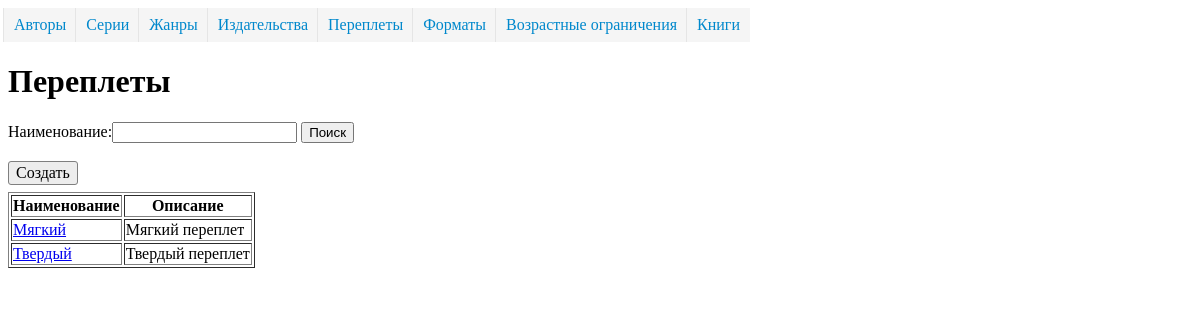
Before: /directory/binding/ with the older database file.
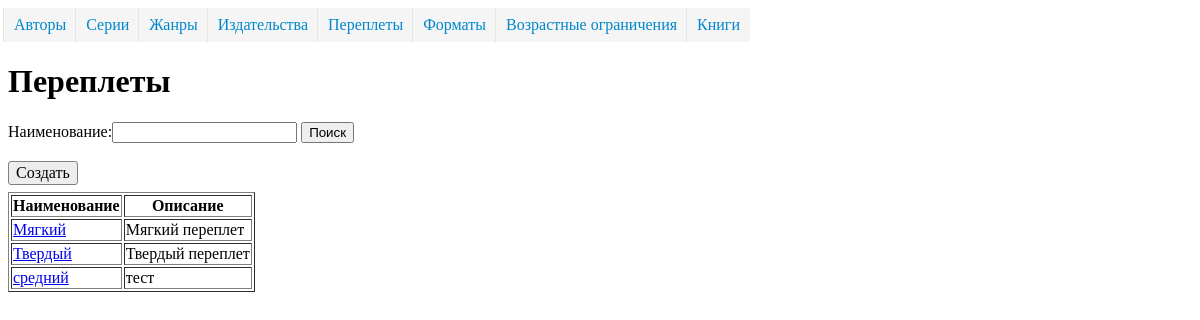
After: the same page with the newer database file.
### dimensionsapp/models.py (models this page shows, shortened)
class Dimension(models.Model):
    name = models.CharField("Наименование", max_length=50, unique=True)
    description = models.TextField("Описание", blank=True, )
    class Meta:
        abstract = True
        ordering = ['name']

class Binding(Dimension):
    class Meta(Dimension.Meta):
        verbose_name = 'переплет'
        verbose_name_plural = 'переплеты'

### dimensionsapp/views.py (the view)
class BindingListView(ListViewFilter):
    model = Binding
    extra_context = {'url_detail': 'binding_detail', }

### dimensionsapp/form.py
class SearchForm(forms.Form):
    search = forms.CharField(label='Наименование', required=False)

### dimensionsapp/views.py (called while the page is built)
    def get_context_data(self, *, object_list=None, **kwargs):
        context = super().get_context_data(**kwargs)
        if 'search' in self.request.GET:
            context['form'] = self.form({'search': self.request.GET['search']})
        else:
            context['form'] = self.form()
        return context

    def get_queryset(self):
        qs = super().get_queryset()
        if 'search' in self.request.GET and self.request.GET['search'] != '':
            name = self.request.GET['search']
            qs = qs.filter(name__istartswith=name)
        return qs

### templates/dimensionsapp/binding_list.html (shortened to what this page needs)
{% extends 'dimension_list.html' %}
{% block header %}
        <H1>Переплеты</H1>
{% endblock %}
{% block create_ankor%}{% url 'binding_create' %}{% endblock %}

### templates/dimension_list.html (shortened to what this page needs)
<!DOCTYPE html>
<html lang="ru">
<head>
{% load static %}
    <link rel="stylesheet" href="{% static "css/stylesheet.css" %}">
</head>
<body>
    {% include 'menu.html' %}
    {% block header %}{% endblock %}
    {% block searchform %}
        <form action="" method="get">
            {% block searchform_name %}
                {{ form }}
            {% endblock %}
            <button type="submit">Поиск</button>
        </form>
        <br>
    {% endblock %}
    {% block create %}
        <a href="{% block create_ankor %}#{% endblock %}" class="button">Создать</a>
    {% endblock %}
    <table border="1">
        {% block dimension_list %}
            <tr>
                <th>Наименование</th>
                <th>Описание</th>
            </tr>
            {% for object in object_list %}
                <tr>
                    <td><a href="{% url url_detail object.pk %}">{{ object.name }}</a></td>
                    <td>{{  object.description }}</td>
                </tr>
            {% endfor %}
        {% endblock %}
    </table>
</body>
</html>

Changed rows visible on the page:
added Binding: name "средний", description "тест"
